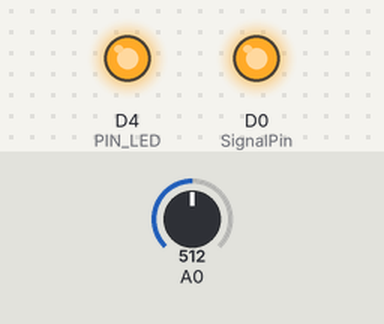
The sketch below on a simulated ESP8266 (NodeMCU). Shown: output pins drawn as LEDs (lit = HIGH). The inputs (shaded band) are chosen by the test bench; at power-on: A0 = 512. WiFi joins after 1.5 s; servers stay silent unless stated; random numbers use the default seed unless the sketch sets one; no MQTT or app messages arrive unless stated; what the sketch prints to the serial monitor is not drawn.

Above: at 2.7 s.
2.8 s: A0 set to 214
4.3 s: A0 set to 190
9.5 s: A0 set to 110
11.2 s: A0 set to 91
At 13.0 s:
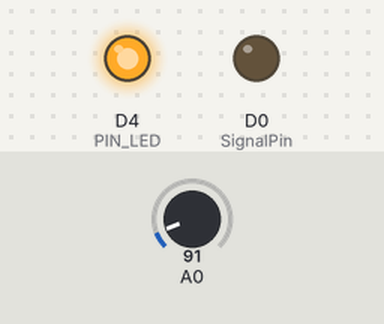
13.5 s: A0 set to 122
At 14.6 s:
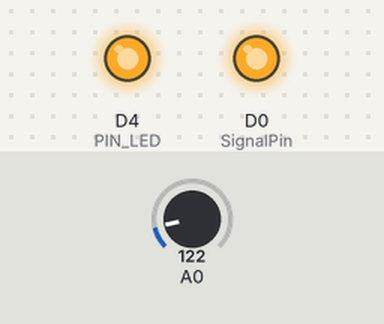
Timing chart, 0 to 16.5 s (numbered marks = the images above; inputs shaded):
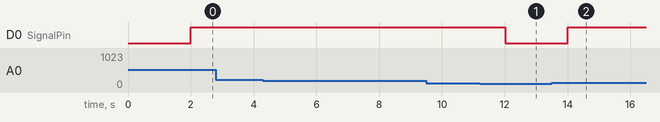

The sketch:

MQTT_APSTA.ino
```cpp
#include <ESP8266WiFi.h>
#include <WiFiClient.h>
#include <ESP8266WebServer.h>
#include <DNSServer.h>
#include <WiFiManager.h>
#include <PubSubClient.h>


const char* mqtt_server = "iot.eclipse.org";

const int PIN_LED = 2; //boot
const int SignalPin = D0; //fire


//MQTT

WiFiClient espClient;
PubSubClient client(espClient);
long lastMsg = 0;
char msg[50];
int value = 0;


ESP8266WebServer server(80);
void gasSersor();
void gasSersorNotFound();


// callback

//void callback(char* topic, byte* payload, unsigned int length) {
//  Serial.print("Message arrived [");
//  Serial.print(topic);
//  Serial.print("] ");
//  for (int i = 0; i < length; i++) {
//    Serial.print((char)payload[i]);
//  }
//  Serial.println();
//
//  // Switch on the LED if an 1 was received as first character
//  if ((char)payload[0] == '1') {
//    digitalWrite(BUILTIN_LED, LOW);   // Turn the LED on (Note that LOW is the voltage level
//    // but actually the LED is on; this is because
//    // it is acive low on the ESP-01)
//  } else {
//    digitalWrite(BUILTIN_LED, HIGH);  // Turn the LED off by making the voltage HIGH
//  }
//
//}


//reconnect

void reconnect() {
  // Loop until we're reconnected
  while (!client.connected()) {
    Serial.print("Attempting MQTT connection...");
    // Create a random client ID
    String clientId = "ESP8266Client-";
    clientId += String(random(0xffff), HEX);
    // Attempt to connect
    if (client.connect(clientId.c_str())) {
      Serial.println("connected");
      // Once connected, publish an announcement...
      client.publish("mavencube/mygassensor/out", msg);
      // ... and resubscribe
      client.subscribe("mavencube/mygassensor/in");
    } else {
      Serial.print("failed, rc=");
      Serial.print(client.state());
      Serial.println(" try again in 5 seconds");
      // Wait 5 seconds before retrying
      delay(5000);
    }
  }
}


void setup() {

  pinMode(PIN_LED, OUTPUT);
  pinMode(SignalPin, OUTPUT);

  Serial.begin(115200);

  //MQTT
  //  setup_wifi();
  client.setServer(mqtt_server, 1883);
//  client.setCallback(callback);


  Serial.println("\n Starting");
  unsigned long startedAt = millis();
  WiFi.printDiag(Serial); // WiFi password printed


  Serial.println("config portal");

  digitalWrite(PIN_LED, LOW); // LED on in configuration mode.


  WiFiManager wifiManager;

  if (WiFi.SSID() != "") wifiManager.setConfigPortalTimeout(60); //If no access point name has been previously entered disable timeout.

  // starts access point
  //and goes into a blocking loop awaiting configuration


  if (!wifiManager.startConfigPortal()) {//Delete these two parameters if you do not want a WiFi password on your configuration access point
    Serial.println("Not connected to WiFi but continuing anyway.");
  } else {
    Serial.println("WI-FI connected Successfull:)");
  }
  digitalWrite(PIN_LED, HIGH); // led off ...not in configuration mode.
   pinMode(SignalPin, OUTPUT);
  server.on("/", gasSersor);
  server.onNotFound(gasSersorNotFound);

  server.begin();
  Serial.println("HTTP server started");


  // For some unknown reason webserver can only be started once per boot up
  // so webserver can not be used again in the sketch.

  Serial.print("After waiting ");
  int connRes = WiFi.waitForConnectResult();
  float waited = (millis() - startedAt);
  Serial.print(waited / 1000);
  Serial.print(" secs in setup() connection result is ");
  Serial.println(connRes);
  if (WiFi.status() != WL_CONNECTED) {
    Serial.println("failed to connect, finishing setup anyway");
  } else {
    Serial.print("local ip: ");
    Serial.println(WiFi.localIP());
  }


}


void gasSersor() {
  server.send(200, "text/plain", msg);
}


void gasSersorNotFound() {
  server.send(404, "text/plain", "404: Gas Sensor Not found");
}


void loop() {

  server.handleClient();

  // MQTT

  if (!client.connected()) {
    reconnect();
  }
  client.loop();

  long now = millis();
  if (now - lastMsg > 2000) {
    lastMsg = now;
    value = analogRead(A0);
    snprintf (msg, 75, "sensor value: %ld", value);
    Serial.println(msg);
    client.publish("mavencube/mygassensor/out", msg);
    int sensorThres = 200;

    if ( value > sensorThres) {
      digitalWrite(SignalPin, HIGH);
      Serial.print("lPG Gas found");
      client.publish("mavencube/mygassensor/out", "LPG Gas found");
    }
    else {
      digitalWrite(SignalPin, LOW);
      client.publish("mavencube/mygassensor/out", "LPG Not found");
    }

    int smoke = 100;
    if ( value > smoke) {
      digitalWrite(SignalPin, HIGH);
      Serial.print("Smoke found");
      client.publish("mavencube/mygassensor/out", "Smoke Is found");
    }
    else {
      digitalWrite(SignalPin, LOW);
      //client.publish("mavencube/mygassensor/out", "Smoke is Not found");
    }

  }


}
```

Measured:
- the behaviour switches between 101 and 100 on A0 (found by bisection; images 0 and 1)
- after the input at 2.8 s, every drawn part: stays the same
- after the input at 11.2 s, D0 (SignalPin): HIGH → LOW after 0.81 s
- after the input at 13.5 s, D0 (SignalPin): LOW → HIGH after 0.51 s
